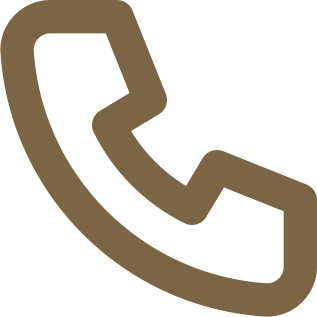
#> input picture generator/icon-phone-hi.png, 317 x 317 px
$ python make_cards.py icon-phone-hi.png
#> lines starting #> are read from the running program, lines starting #| are printed output that depends on the picture
"""Build square Meta catalog cards: name band / original photo (uncropped) / info band.
Usage: python3 make_cards.py feed.xml id1 id2 ...  (no ids = all items)"""
import os, sys, re, io, json, urllib.request, urllib.parse, xml.etree.ElementTree as ET
from PIL import Image, ImageDraw, ImageFont, ImageChops
NS = {'g': 'http://base.google.com/ns/1.0'}
S, BAND = 1080, 170
PHONE = '210 247 6585'
_ic = Image.open(os.path.join(os.path.dirname(os.path.abspath(sys.argv[0])), 'icon-phone-hi.png'))
#> _ic is the input picture: PIL image 317x317 RGBA; mean R, G, B, A 122, 102, 69, 85.8
ICON = _ic.resize((round(_ic.width * 44 / _ic.height), 44), Image.LANCZOS)  # newsletter tabler phone icon
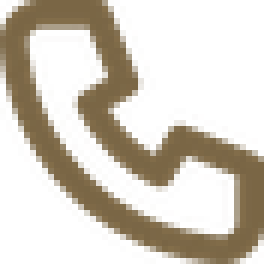
#> ICON: PIL image 44x44 RGBA (shown 6 times larger); mean R, G, B, A 63.5, 52.1, 34.4, 85.9; transparent parts drawn white

# [6 lines left out: function phone_line, not called in this run]
_font = lambda *ps: next((p for p in ps if os.path.exists(p)), ps[-1])  # Arial on macOS, Liberation Sans (Arial metrics) on Linux CI
FB = _font('/System/Library/Fonts/Supplemental/Arial Bold.ttf', '/usr/share/fonts/truetype/liberation/LiberationSans-Bold.ttf')
F = _font('/System/Library/Fonts/Supplemental/Arial.ttf', '/usr/share/fonts/truetype/liberation/LiberationSans-Regular.ttf')
DIM = re.compile(r'\d{2,3}(?:[,.]\d)?(?:\s*[xχΧ×]\s*\d{2,3}(?:[,.]\d)?)+')  # 2 or more numbers, e.g. 300x360x170x100
import os; OUT = os.path.join(os.path.dirname(os.path.abspath(sys.argv[0])), 'cards')

# [6 lines left out: function split_name, not called in this run]

BADGES = [  # (regex on title+description+product_type, badge); first match wins, only claims stated in the feed
    (r'μετατρέπεται σε κρεβάτι|γίνεται κρεβάτι|γωνία\s*[-–]\s*κρεβάτι|καναπέδες κρεβάτια', 'Γίνεται κρεβάτι'),
    (r'με αποθηκευτικό χώρο|ντουλάπια αποθηκευτικού χώρου|πλούσιους αποθηκευτικούς χώρους|χώρο αποθήκευσης', 'Με αποθηκευτικό χώρο'),
    (r'^[^|]*τραπέζι[^|]*\|.*(ανοιγόμεν|επεκτειν|επιπλέον χώρο όποτε)', 'Ανοιγόμενο'),
    (r'αλλαγής των (?:εργοστασιακών )?διαστάσ|υφάσματος και διαστάσεων|στις διαστάσεις που επιθυμείτε', 'Στα μέτρα σας'),
    (r'αδιάβροχ.{0,25}(?:ύφασμ|υφάσμ)', 'Αδιάβροχο ύφασμα'),
    (r'ελληνικής κατασκευής', 'Ελληνική κατασκευή'),
    (r'(?:από|σε συνδυασμό με) (?:φυσικό )?ξύλο δρυς|ξύλο δρυς σε συνδυασμό|κατασκευ\w* από (?:φυσικό )?ξύλο δρυς', 'Ξύλο δρυς'),
    (r'best sellers', 'Best Seller'),
    # mattresses (category Στρώματα = last | field): user priority Ανατομικό > Memory foam > Pocket > Διπλής όψης
    (r'(?=.*\|[^|]*στρώματα[^|]*$).*ανατομικ', 'Ανατομικό'),
    (r'(?=.*\|[^|]*στρώματα[^|]*$).*(?:memory foam|memory gel|αφρ\w* μνήμης)', 'Memory foam'),
    (r'(?=.*\|[^|]*στρώματα[^|]*$).*(?:pocket spring|ανεξάρτητ\w* ελατήρ)', 'Pocket ελατήρια'),
    (r'(?=.*\|[^|]*στρώματα[^|]*$).*(?:διπλής όψης|δύο όψεων)', 'Διπλής όψης'),
    (r'φωτισμ\w* led|\bled\b', 'Με φωτισμό LED'),
    (r'(?=.*\|[^|]*καναπέδες[^|]*$).*πολυμορφικ', 'Πολυμορφικός'),
    (r'μηχανισμ\w* ρολογιού|ρολόι', 'Με ρολόι'),
    (r'(?=.*\|[^|]*στρώματα[^|]*$).*latex', 'Latex'),
    (r'βελουτέ|βελούδ', 'Βελούδινο'),
    (r'επιλογή χρώματος|επιλογή απόχρωσης', 'Επιλογή χρώματος'),  # modular sofas only (title, description or site category); last so it never displaces a stronger badge
]
SOFA_LINE = 'Επιλέξτε ύφασμα & διαστάσεις'
def is_sofa(ptype): return 'Καναπέδες' in ptype
def badges_for(text, sofa=False, n=2, extra=()):
    t = ' '.join(text.lower().split())  # one line, single spaces; sofas already carry the customization line, so skip the duplicate badge
    return list(dict.fromkeys([b for rx, b in BADGES if re.search(rx, t) and not (sofa and b == 'Στα μέτρα σας')] + [e for e in extra if e]))[:n]
# [8 lines left out: function options_badge, not called in this run]
def badge_for(text, sofa=False):
    return (badges_for(text, sofa, 1) or [''])[0]

def info_line(dims, ptype):
    return dims

# [15 lines left out: functions fit, trim_white, not called in this run]

ALLOWED_HOSTS = ('jthomedesign.gr', 'www.jthomedesign.gr')  # images are only fetched from the client's own site
# [35 lines left out: function card, not called in this run]

items = []
#> (the run stopped early here; a loop or call above may not have finished)
